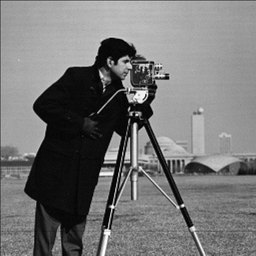
#> input picture image-processing/image-processing/cameraman-og.png, 256 x 256 px, shrunk from 512 x 512 before the run
$ python filter-design.py
#> lines starting #> are read from the running program, lines starting #| are printed output that depends on the picture; after the words box and inside, x2 and y2 are one past the last pixel; in counts of white or black regions, pixels touching at a corner belong together
### image-processing/image-processing/headers.py
#!/usr/bin/env python3
# -*- coding: utf-8 -*-

def importAll():
    import numpy
    from PIL import Image
    print('Libs imported')

### image-processing/image-processing/mat_methods.py
#!/usr/bin/env python3
# -*- coding: utf-8 -*-
import numpy

class bymat:
    def __init__(self,by3,by5):
        self.by3 =by3
        self.by5 =by5

    def by3(b,x,y):
        v = numpy.zeros((3, 3), dtype=float)
        v[0,0] = b[x-1,y-1]
        v[0,1] = b[x,y-1]
        v[0,2] = b[x+1,y-1]

        v[1,0] = b[x-1,y]
        v[1,1] = b[x,y]
        v[1,2] = b[x+1,y]

        v[2,0] = b[x-1,y+1]
        v[2,1] = b[x,y+1]
        v[2,2] = b[x+1,y+1]

        return v


    # [33 lines left out: function by5, not called in this run]

### image-processing/image-processing/filter-design.py
#!/usr/bin/env python3
# -*- coding: utf-8 -*-

#This dir is used for experimentation with filter design
#it is not a part of the project

#impors libs
from headers import importAll
from mat_methods import bymat

importAll()
import numpy
from PIL import Image


I = Image.open("cameraman-og.png").convert("L")
I.show()

Inoisy = Image.open("salty-cameraman.jpg").convert("L")
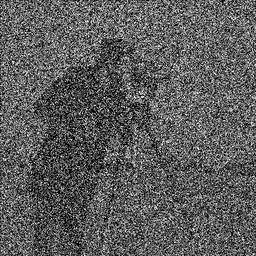
#> input picture image-processing/image-processing/salty-cameraman.jpg, 256 x 256 px, shrunk from 512 x 512 before the run
#> Inoisy is the input picture: PIL image 256x256 L; min 0, max 255, mean 92.9
Inoisy.show()

Inoisy_arr = numpy.array(Inoisy)
h=len(Inoisy_arr)
#> h = 256
w=len(Inoisy_arr[0])
#> w = 256

B = numpy.ones((h,w))
S = numpy.zeros((h,w))

#proposed filter application
#Step 2: determining the noisy pixels in the matrix

for i in range(h):
    for j in range(w):
        if(Inoisy_arr[i,j] == 0 or Inoisy_arr[i,j] == 255):
            B[i,j] = Inoisy_arr[i,j];
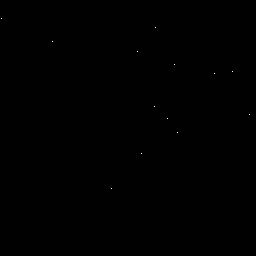
#> B: shape (256, 256) float64; min 0, max 255, mean 1

#Step 3: Set the binary mask(to detect the position)
for i in range(h):
    for j in range(w):
        if(B[i,j] != 1):
            S[i,j] = 1
        else:
            S[i,j] = 0
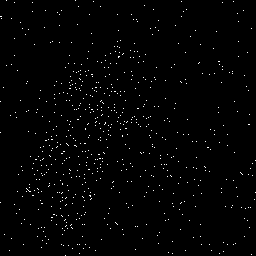
#> S: shape (256, 256) float64; values 0 (black) and 1 (white), 1.2% white in thin lines or dots

#step 4:
Inoisy_before = Inoisy

k = 3        #filter size
fkh = k//2
fkw = k//2

U = numpy.pad(Inoisy_arr, (1, 1))
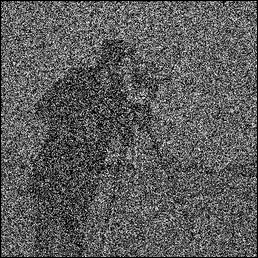
#> U: shape (258, 258); min 0, max 255, mean 91.5
Y = numpy.pad(S, (1, 1))
m= 0
n= 0

i=fkh+1
j=fkw+1
c=0
e=0


for r in range(10):
    for i in range(h-fkh+1):
        for j in range(w-fkw+1):
            if(Y[i,j] != 0 and k==3):
                V = bymat.by3(U,i,j)
                Z = bymat.by3(Y,i,j)
                for c in range(3):
                    for e in range(3):
                        if(c == 2 and e ==2):
                            continue
                        else:
                            q = V[c,e]* Z[c,e] * (1/(abs(c-2) + abs(e - 2)))
                            s = Z[c,e] * (1/(abs(c-2) + abs(e - 2)))
                            m = q + m
                            n= s + n
                p = m / n
                U[i,j] = p
#> U: shape (258, 258); 1.13% of pixels changed, all inside (x1, y1, x2, y2) = (1, 1, 256, 256)
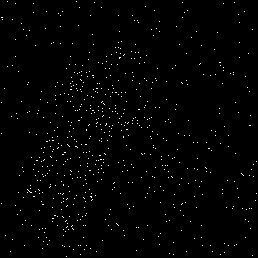
#> Y: shape (258, 258) float64; values 0 (black) and 1 (white), 1.1% white in thin lines or dots
#> after the loop, m = 19357.2; n = 4511.7


after_image=Image.fromarray(U)
after_image.show()


# [10 lines of commented-out code are left out]
import cv2
from math import log10, sqrt
# [8 lines left out: function PSNR, not called in this run]

# [4 lines of commented-out code are left out]


v = numpy.zeros((3, 3), dtype=float)

# [49 lines left out: functions uceuc, besebes, not called in this run]
